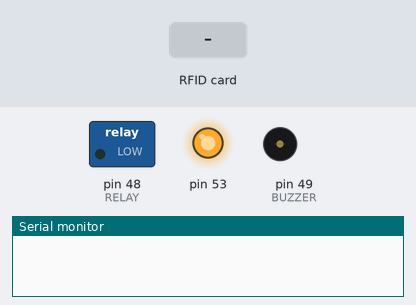
Simulated run of this sketch. Board: Arduino Mega 2560, built with avr-gcc and run on an emulated ATmega2560. On the bench: switched loads named in the sketch (green lamp = pin HIGH), output pins drawn as LEDs (lit = HIGH), buzzer (waves = sounding), the last lines printed to the serial monitor. The test bench sets the inputs (shaded band).

Above: at 1.2 s.
1.3 s: RFID card B3 72 6C 9A held to the reader
At 1.57 s:
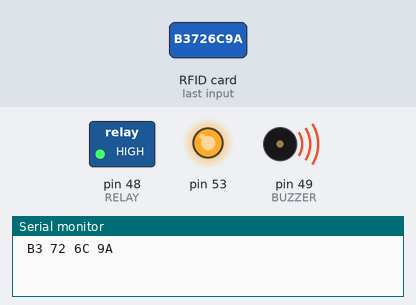
At 2.8 s:
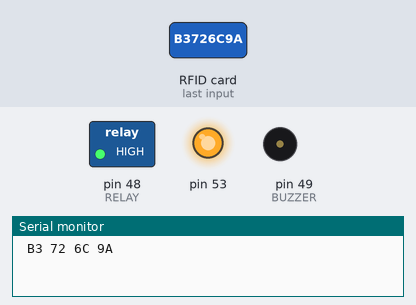
4.3 s: RFID card 5E 7A 19 C4 held to the reader
At 4.58 s:
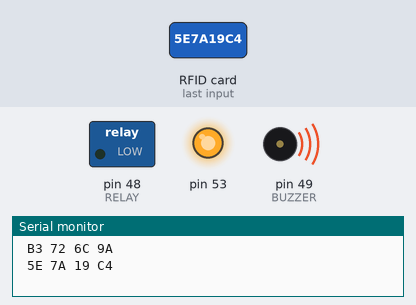
Timing chart, 0 to 7.9 s (numbered marks = the images above; inputs shaded):
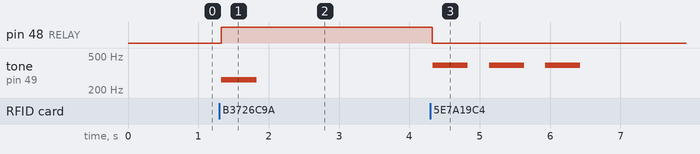

The sketch:

firmware.ino
```cpp
#include <Keypad.h>
#include <SPI.h>
#include <MFRC522.h>

#define SS_PIN 9
#define RST_PIN 8

#define RELAY 48
#define BUZZER 49

MFRC522 mfrc522(SS_PIN, RST_PIN);

char st[20];

const byte ROWS = 4;
const byte COLS = 3;
char keys[ROWS][COLS] = {
  {'1', '2', '3'},
  {'4', '5', '6'},
  {'7', '8', '9'},
  {'*', '0', '#'}
};
byte rowPins[ROWS] = {22, 7, 6, 5}; // Pinos das linhas do keypad
byte colPins[COLS] = {4, 3, 2};     // Pinos das colunas do keypad

Keypad keypad = Keypad(makeKeymap(keys), rowPins, colPins, ROWS, COLS);

String senha = "";
void setup() {
  Serial.begin(9600);
  pinMode(50, OUTPUT);
  pinMode(RELAY, OUTPUT);
  SPI.begin();        // Inicia SPI bus
  mfrc522.PCD_Init(); // Inicia MFRC522
}

void cartaoLogic() {
  String conteudo = "";
  byte letra;
  for (byte i = 0; i < mfrc522.uid.size; i++) {
    conteudo.concat(String(mfrc522.uid.uidByte[i] < 0x10 ? " 0" : " "));
    conteudo.concat(String(mfrc522.uid.uidByte[i], HEX));
  }

  conteudo.toUpperCase();
  Serial.println(conteudo);

  if (conteudo.substring(1) == "B3 72 6C 9A") {
    tone(BUZZER, 262, 500);
    digitalWrite(RELAY, HIGH);
    delay(3000);
    digitalWrite(RELAY, LOW);
  } else {
    tone(BUZZER, 392, 500);
    delay(800);

    tone(BUZZER, 392, 500);
    delay(800);

    tone(BUZZER, 392, 500);
    delay(1000);
  }
}

void loop() {
  char key = keypad.getKey();
  if (key) {
    if (senha.length() < 7) {
      senha.concat(key);
    }

    tone(BUZZER, 220, 500);

    // Zerar os digitos
    if (key == '*') {
      senha = "";
    }

    // Enviar a senha
    if (key == "#" && senha.length() == 7 ) {
    }
  }

  if (mfrc522.PICC_IsNewCardPresent() && mfrc522.PICC_ReadCardSerial()) {
    cartaoLogic();
    return;
  }
}
```

Measured:
- after the input at 1.3 s, pin 48 (RELAY): LOW → HIGH at once; tone on pin 49 (BUZZER): silent → 262 Hz at once, → silent 0.50 s later
- after the input at 4.3 s, tone on pin 49 (BUZZER): alternates 392 Hz for 0.50 s and silent for 0.30 s, 6 changes in all, then stays silent, starting at once
